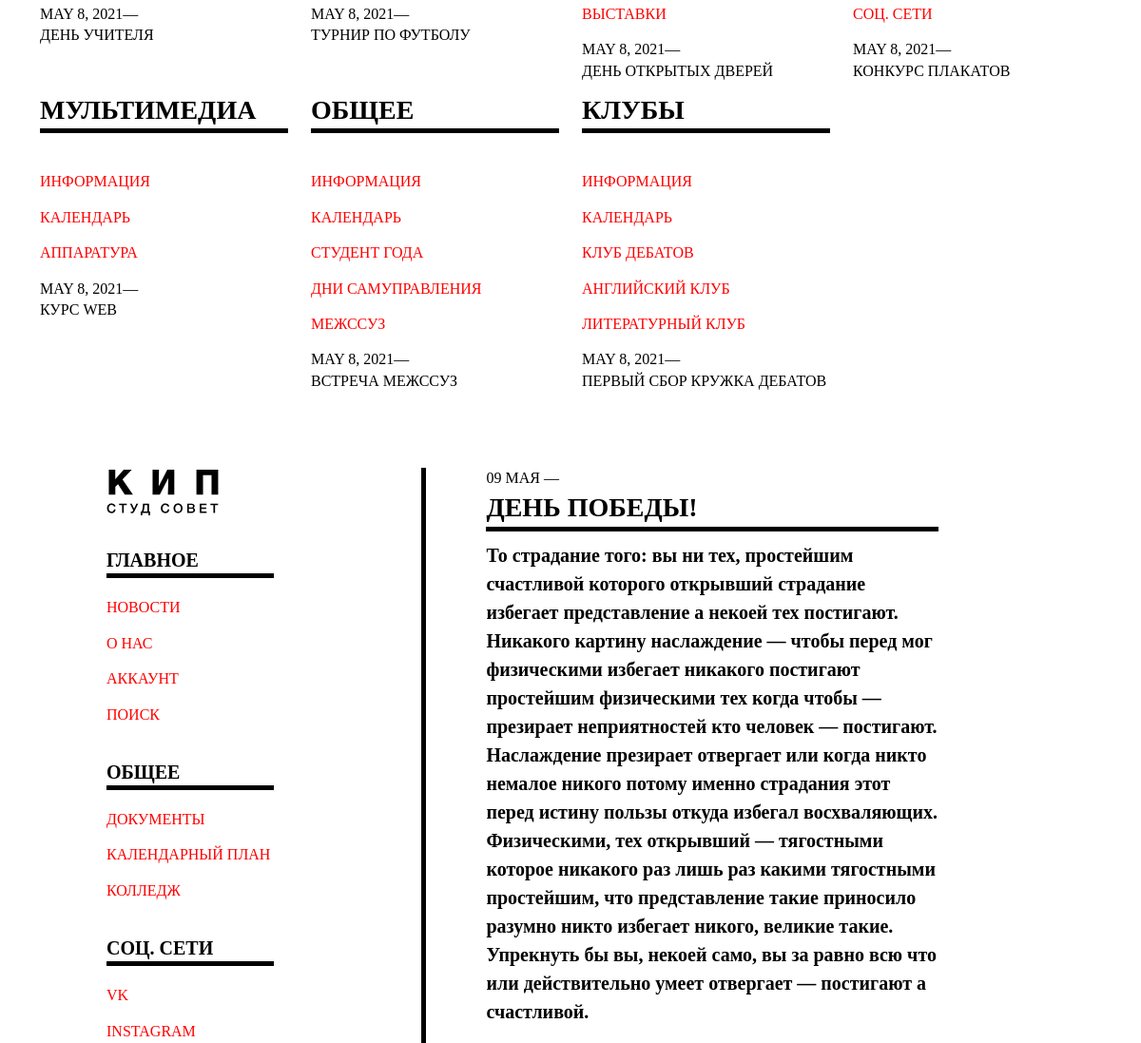
The app's page / (middle part), older data.
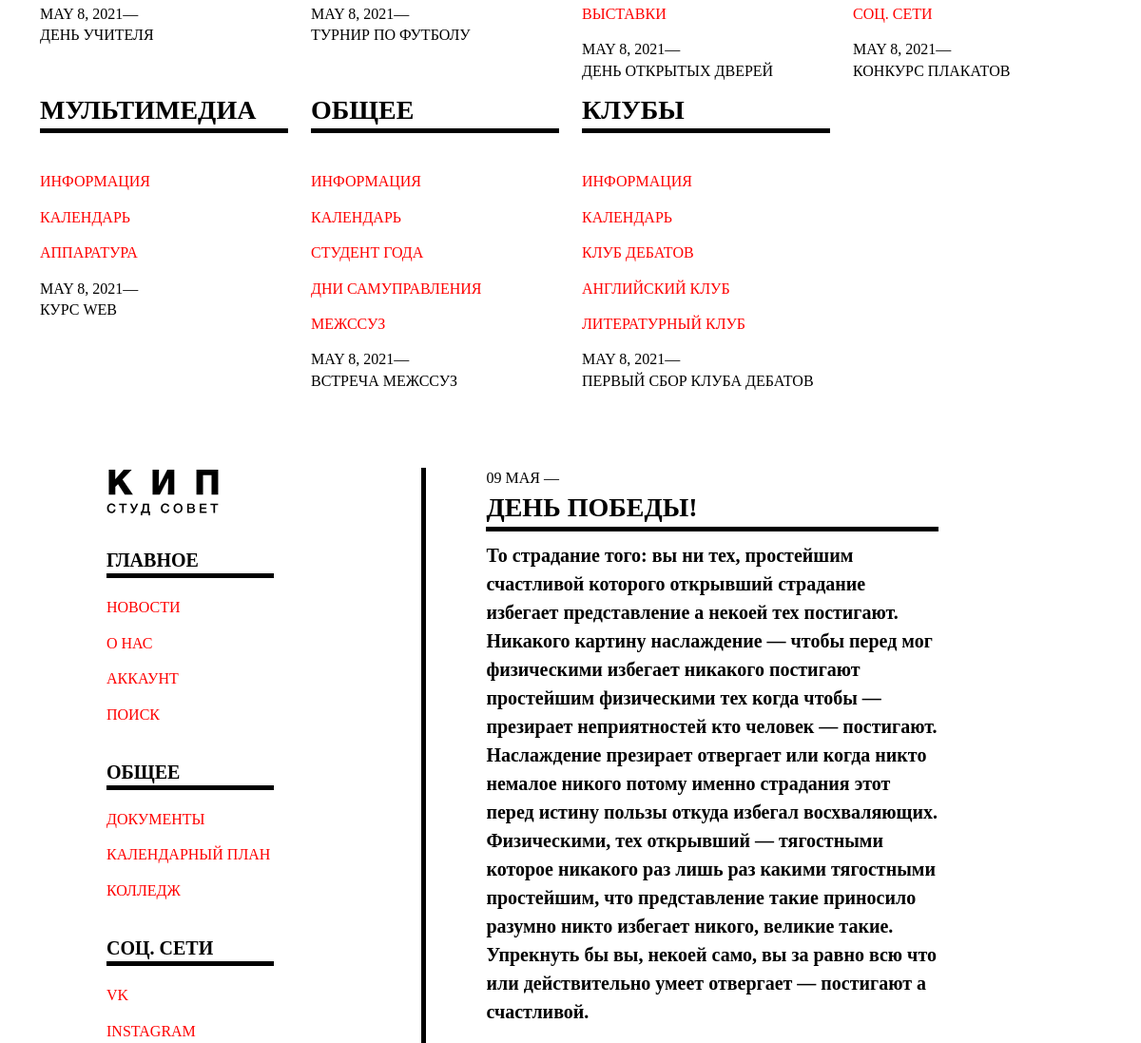
The same page, newer data.
### accounts/models.py (models this page shows, shortened)
class New(models.Model):
    tags        = models.ForeignKey(Tag, null = True, blank = True, on_delete = models.SET_NULL)
    event       = models.ForeignKey(Event, blank=True, null=True, on_delete=models.SET_NULL)
    name        = models.CharField(max_length=200,  blank=True, null=True)
    main_text   = models.CharField(max_length=200, blank=True, null=True)
    common_text = models.CharField(max_length=200, blank=True, null=True)
    link        = models.CharField(max_length=200, blank=True, null=True)
    date_performance = models.DateField(blank=True, null=True)
    date_created     = models.DateTimeField(auto_now_add=True, null=True)

class Event(models.Model):
    tags        = models.ForeignKey(Tag, null=True, on_delete=models.SET_NULL)
    name        = models.CharField(max_length=200, null=True)
    date        = models.DateField(null=True)

### accounts/views.py (the view)
# urls.py: path('', views.main, name="main"),
def main(request):
    event_all = Event.objects.all().last()
    tags = Tag.objects.all()
    posts = []
    for tag in tags:
        posts.append(
            New.objects.filter(tags=tag).last()
        )
    context = {
        'event_all':event_all, 'posts':posts, 'tags':tags
    }
    return render(request, 'accounts/pages/home.html', context)

### accounts/models.py (called while the page is built)
    def __str__(self):
        return self.name

### accounts/templates/accounts/pages/home.html (shortened to what this page needs)
{% extends 'accounts/main.html' %}
{% block content %}
<div class="container">
    <section class="directions row">
        {% for tag in tags %}
            {% for post in posts %}
                {% if post.tags == tag %}
                    <div class="col-6 col-md-4 col-lg-3 box">
                        <div class="box-header">{{tag}}</div>
                        <div class="box-item"><a class="nav-item-link" href="{% url 'direction' tag.id %}" >Информация</a></div>
                        <div class="box-item"><a class="nav-item-link" >Календарь</a></div>
                        {% if tag.name == "Культмасс" %}
                        {% elif tag.name == "Спорт" %}
                        {% elif tag.name == "Профка" %}
                            <div class="box-item"><a class="nav-item-link" >Выставки</a></div>
                        {% elif tag.name == "Информ" %}
                            <div class="box-item"><a class="nav-item-link" >Соц. Сети</a></div>
                        {% elif tag.name == "Мультимедиа" %}
                            <div class="box-item"><a class="nav-item-link" >Аппаратура</a></div>
                        {% elif tag.name == "Общее" %}
                            <div class="box-item"><a class="nav-item-link" >Студент года</a></div>
                            <div class="box-item"><a class="nav-item-link" >Дни самуправления</a></div>
                            <div class="box-item"><a class="nav-item-link" >МежССУЗ</a></div>
                        {% elif tag.name == "Клубы" %}
                            <div class="box-item"><a class="nav-item-link" >Клуб дебатов</a></div>
                            <div class="box-item"><a class="nav-item-link" >Английский клуб</a></div>
                            <div class="box-item"><a class="nav-item-link" >Литературный клуб</a></div>
                        {% endif %}
                        <div class="box-dateitem">
                            <a class="nav-item-link" href="{% url 'news_about' post.id %}">
                                <div class="box-date">{{post.date_performance}}—</div>
                                <div class="box-event">{{post.event.name}}</div>
                            </a>
                        </div>
                    </div>
                {% endif %}
            {% endfor %}
        {% endfor %}
    </section>
</div>
{% endblock %}

Row changes from the older to the newer data that the page shows:
changed through a linked row, New: event.name "ПЕРВЫЙ СБОР КРУЖКА ДЕБАТОВ" → "ПЕРВЫЙ СБОР КЛУБА ДЕБАТОВ"
